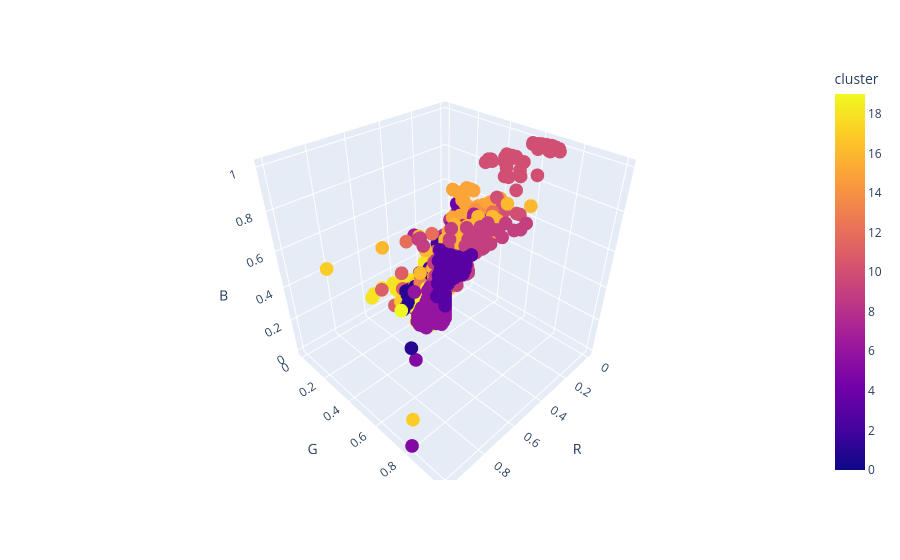

The notebook cell saved with this chart:
### Code cell
cluster_colors("data/foto_clase.PNG", 20)

### Figure 1 — Plotly figure (JSON) as saved in the notebook; plotly's stock layout.template omitted (floating-point values rounded to 4 significant figures; data arrays with more than 128 entries replaced by an {"elided": "..."} marker saying what was removed)
{"data": [{"hovertemplate": "R=%{x}<br>G=%{y}<br>B=%{z}<br>cluster=%{marker.color}<extra></extra>", "legendgroup": "", "marker": {"color": {"elided": "10238 int values"}, "coloraxis": "coloraxis", "symbol": "circle"}, "mode": "markers", "name": "", "scene": "scene", "showlegend": false, "type": "scatter3d", "x": {"elided": "10238 float values"}, "y": {"elided": "10238 float values"}, "z": {"elided": "10238 float values"}}], "layout": {"coloraxis": {"colorbar": {"title": {"text": "cluster"}}, "colorscale": [[0, "#0d0887"], [0.1111, "#46039f"], [0.2222, "#7201a8"], [0.3333, "#9c179e"], [0.4444, "#bd3786"], [0.5556, "#d8576b"], [0.6667, "#ed7953"], [0.7778, "#fb9f3a"], [0.8889, "#fdca26"], [1, "#f0f921"]]}, "legend": {"tracegroupgap": 0}, "margin": {"t": 60}, "scene": {"domain": {"x": [0, 1], "y": [0, 1]}, "xaxis": {"title": {"text": "R"}}, "yaxis": {"title": {"text": "G"}}, "zaxis": {"title": {"text": "B"}}}}}
